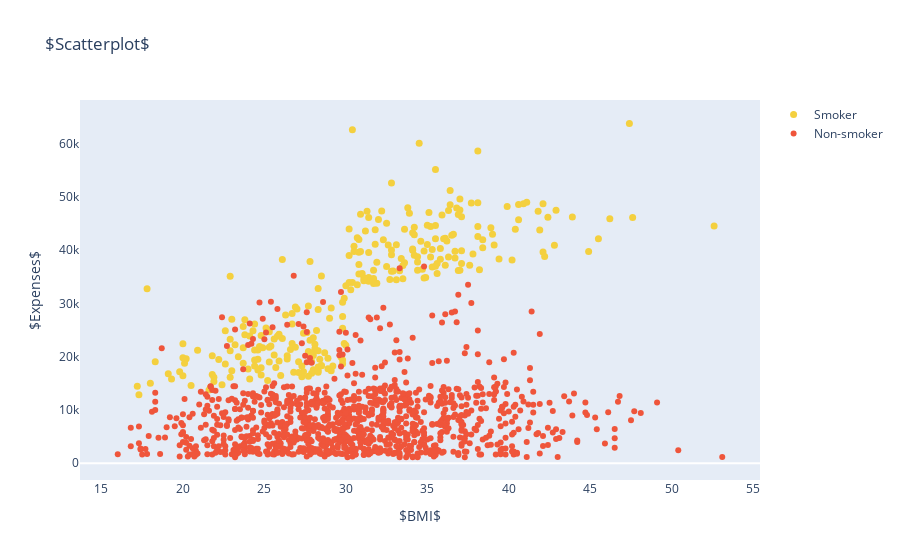

Notebook code for this chart:
### Code cell
trace0=go.Scatter(x = insurance[insurance.smoker == "yes"].bmi,
                  y = insurance[insurance.smoker == "yes"].expenses,
                  mode ="markers",
                  name = "Smoker",
                  marker = dict(size = 7, color ="#f4d03f",symbol="circle"))

trace1=go.Scatter(x = insurance[insurance.smoker == "no"].bmi,
                  y = insurance[insurance.smoker == "no"].expenses,
                  mode ="markers",
                  name = "Non-smoker"
                )
     
data =[trace0,trace1]
layout = go.Layout(title = "$Scatterplot$",
                   xaxis=dict(
                       title = "$BMI$",
                       showgrid= False,
                       showline = False), 
                   yaxis=dict(
                       title = "$Expenses$",
                       showgrid= False,
                       showline = False))

fig = go.Figure(data= data, layout = layout)
iplot(fig)

### Figure 1 — Plotly figure (JSON) as saved in the notebook; plotly's stock layout.template omitted (floating-point values rounded to 4 significant figures; data arrays with more than 128 entries replaced by an {"elided": "..."} marker saying what was removed)
{"data": [{"marker": {"color": "#f4d03f", "size": 7, "symbol": "circle"}, "mode": "markers", "name": "Smoker", "type": "scatter", "x": {"elided": "274 float values"}, "y": {"elided": "274 float values"}}, {"mode": "markers", "name": "Non-smoker", "type": "scatter", "x": {"elided": "1064 float values"}, "y": {"elided": "1064 float values"}}], "layout": {"autosize": true, "title": {"text": "$Scatterplot$"}, "xaxis": {"autorange": true, "range": [13.78, 55.32], "showgrid": false, "showline": false, "title": {"text": "$BMI$"}, "type": "linear"}, "yaxis": {"autorange": true, "range": [-4069.0, 69220.0], "showgrid": false, "showline": false, "title": {"text": "$Expenses$"}, "type": "linear"}}}
